Frame 1 (no input): blank canvas, image omitted
Frame 60 (no input): blank canvas, image omitted
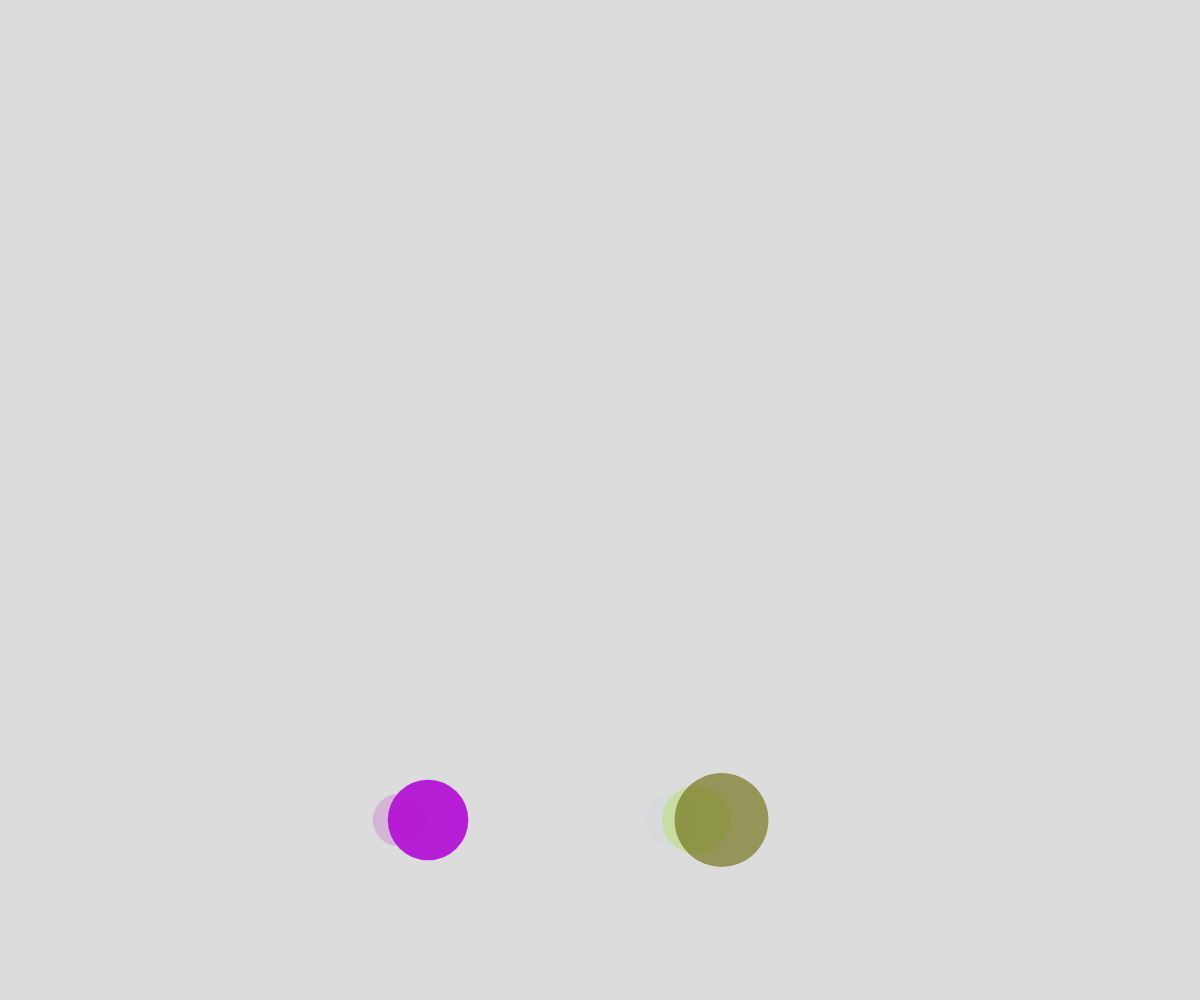
Frame 120 (the mouse pressed at the canvas centre since frame 60)

The p5.js sketch whose frames 1 and 60 were blank and that drew this single picture after the mouse press (run headless with seeded random() and noise() and a simulated clock; from frame 60 on, the mouse is pressed at the canvas centre):

// p5.js sketch
// ── sketch.js
// Bubble Demo
// Your Name
// Date
//
// Extra for Experts:
// - describe what you did to take this project "above and beyond"

let theBubbles = [];

function setup() {
  createCanvas(windowWidth, windowHeight);
}

function draw() {
  background(220);
  bubbleUp();
  displayBubble();
}

function mousePressed() {
  for (let i = 0; i<5; i++){
    spawnBubble();
  }
}

function spawnBubble() {
  let bubble = {
    x: random(0, width),
    y: height,
    radius: random(20, 50),
    dx: 0,
    dy: -3,
    theColor: color(random(255), random(255), random(255), random(255)),
    theTime: random(1000),
  };
  theBubbles.push(bubble);
}

function bubbleUp() {
  for (let bubble of theBubbles) {
    bubble.y += bubble.dy;

    //jitter sideways 
    // bubble.x += random(-5, 5);

    bubble.x = noise(bubble.theTime) * width;
    bubble.theTime += 0.005;
  }
}

function displayBubble() {
  for (let bubble of theBubbles) {
    noStroke();
    fill(bubble.theColor);
    circle(bubble.x, bubble.y, bubble.radius*2);
  }
}
